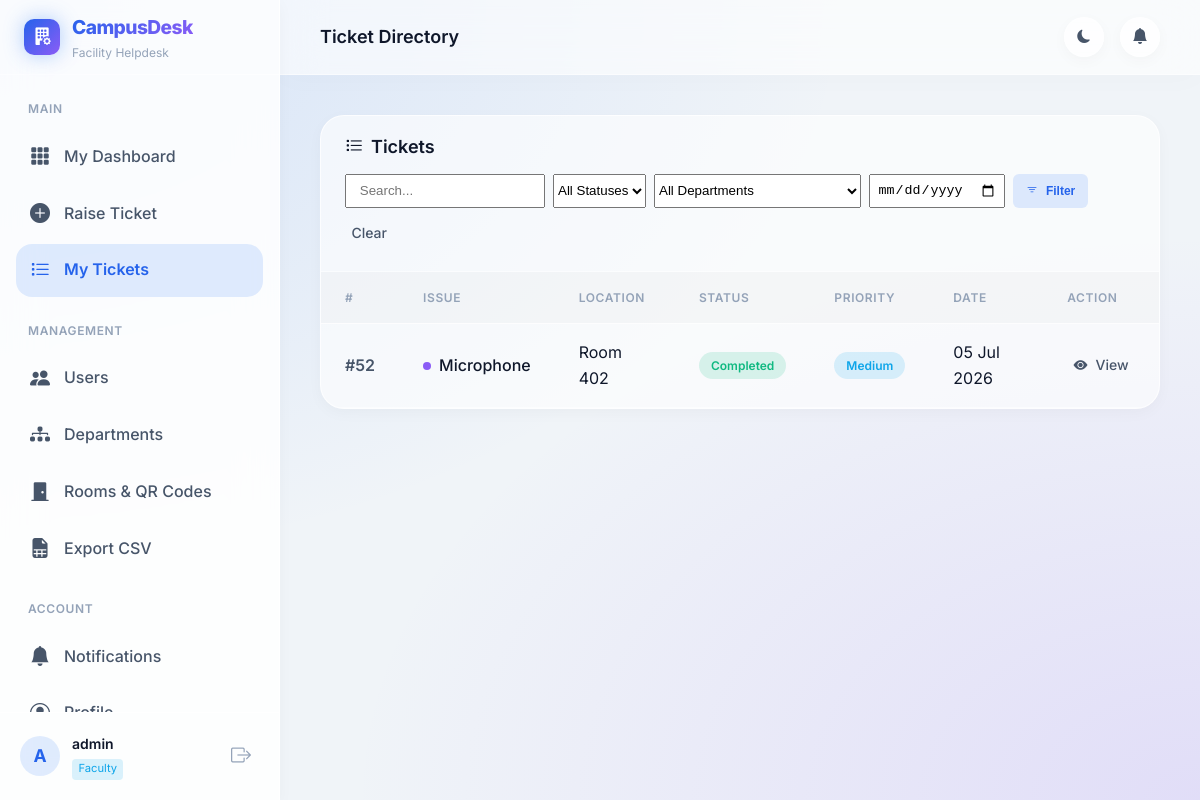
The app's page /tickets/list/ (signed in), older data.
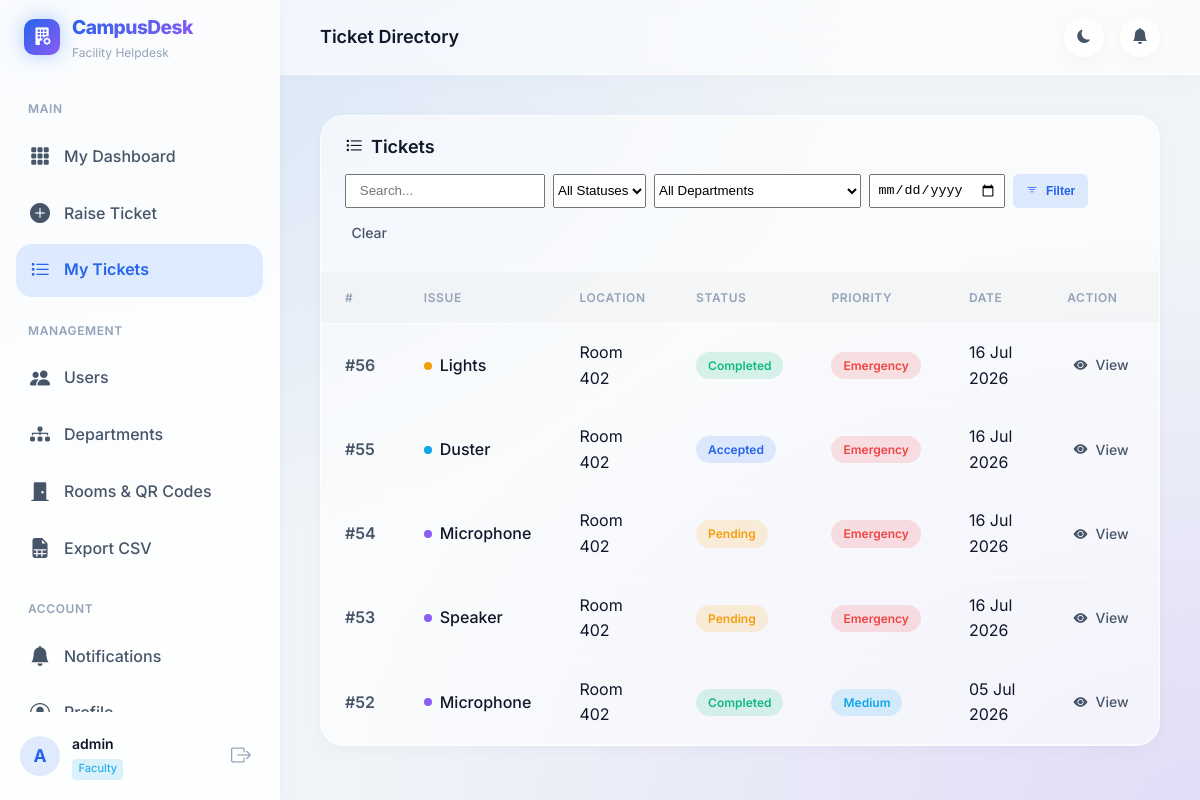
The same page, newer data.
### accounts/models.py (models this page shows, shortened)
class CustomUser(AbstractUser):
    ROLE_CHOICES = (
        ('ADMIN', 'Admin'),
        ('FACULTY', 'Faculty'),
        ('ATTENDER', 'Attender'),
    )
    role = models.CharField(max_length=15, choices=ROLE_CHOICES, default='FACULTY')
    phone_number = models.CharField(max_length=15, blank=True, null=True)
    department = models.ForeignKey(
        'tickets.Department',
        on_delete=models.SET_NULL,
        null=True,
        blank=True,
        related_name='users'
    )
    @property
    def is_admin_role(self):
        return self.role == 'ADMIN' or self.is_superuser

### tickets/models.py (models this page shows, shortened)
class Ticket(models.Model):
    CATEGORY_CHOICES = (
        ('SUPPLIES', 'Classroom Supplies'),
        ('TECHNICAL', 'Technical Issues'),
        ('MAINTENANCE', 'Maintenance'),
    )
    SUB_CATEGORY_CHOICES = (
        ('Chalk', 'Chalk'),
        ('Duster', 'Duster'),
        ('Marker', 'Marker'),
        ('White Paper', 'White Paper'),
        ('Projector', 'Projector'),
        ('Microphone', 'Microphone'),
        ('Speaker', 'Speaker'),
        ('Smart Board', 'Smart Board'),
        ('Computer', 'Computer'),
        ('Internet', 'Internet'),
        ('Fan', 'Fan'),
        ('Lights', 'Lights'),
        ('Door', 'Door'),
        ('Bench', 'Bench'),
        ('Water Leakage', 'Water Leakage'),
    )
    PRIORITY_CHOICES = (
        ('LOW', 'Low'),
        ('MEDIUM', 'Medium'),
        ('HIGH', 'High'),
        ('EMERGENCY', 'Emergency'),
    )
    STATUS_CHOICES = (
        ('PENDING', 'Pending'),
        ('ACCEPTED', 'Accepted'),
        ('IN_PROGRESS', 'In Progress'),
        ('COMPLETED', 'Completed'),
        ('CANCELLED', 'Cancelled'),
    )
    faculty = models.ForeignKey(
        settings.AUTH_USER_MODEL,
        on_delete=models.CASCADE,
        related_name='raised_tickets'
    )
    attender = models.ForeignKey(
        settings.AUTH_USER_MODEL,
        on_delete=models.SET_NULL,
        null=True,
        blank=True,
        related_name='assigned_tickets'
    )
    room = models.ForeignKey(Room, on_delete=models.CASCADE, related_name='tickets')
    category = models.CharField(max_length=20, choices=CATEGORY_CHOICES)
    sub_category = models.CharField(max_length=50, choices=SUB_CATEGORY_CHOICES)
    priority = models.CharField(max_length=15, choices=PRIORITY_CHOICES, default='MEDIUM')
    status = models.CharField(max_length=15, choices=STATUS_CHOICES, default='PENDING')
    description = models.TextField(blank=True, null=True)
    created_at = models.DateTimeField(auto_now_add=True)
    accepted_at = models.DateTimeField(null=True, blank=True)
    completed_at = models.DateTimeField(null=True, blank=True)
    updated_at = models.DateTimeField(auto_now=True)
    class Meta:
        ordering = ['-created_at']

class Room(models.Model):
    room_number = models.CharField(max_length=50, unique=True)
    floor = models.CharField(max_length=50)
    department = models.ForeignKey(Department, on_delete=models.CASCADE, related_name='rooms')
    qr_code = models.ImageField(upload_to='qr_codes/', blank=True, null=True)

### tickets/views.py (the view)
# urls.py: path('list/', views.ticket_list, name='ticket_list'),
@login_required
def ticket_list(request):
    queryset = Ticket.objects.all()
    if request.user.role == 'FACULTY':
        queryset = queryset.filter(faculty=request.user)
    elif request.user.role == 'ATTENDER':
        queryset = queryset.filter(Q(attender=request.user) | Q(status='PENDING', room__department=request.user.department))
    search_query = request.GET.get('search', '')
    status_filter = request.GET.get('status', '')
    dept_filter = request.GET.get('department', '')
    priority_filter = request.GET.get('priority', '')
    date_filter = request.GET.get('date', '')
    if search_query:
        queryset = queryset.filter(
            Q(description__icontains=search_query) |
            Q(room__room_number__icontains=search_query) |
            Q(sub_category__icontains=search_query)
        )
    if status_filter:
        queryset = queryset.filter(status=status_filter)
    if dept_filter:
        queryset = queryset.filter(room__department_id=dept_filter)
    if priority_filter:
        queryset = queryset.filter(priority=priority_filter)
    if date_filter:
        queryset = queryset.filter(created_at__date=date_filter)
    queryset = queryset.order_by('-created_at')
    paginator = Paginator(queryset, 10)
    page_number = request.GET.get('page')
    page_obj = paginator.get_page(page_number)
    departments = Department.objects.all()
    return render(request, 'tickets/ticket_list.html', {
        'page_obj': page_obj,
        'departments': departments,
        'search_query': search_query,
        'status_filter': status_filter,
        'dept_filter': dept_filter,
        'priority_filter': priority_filter,
        'date_filter': date_filter,
        'status_choices': Ticket.STATUS_CHOICES,
        'priority_choices': Ticket.PRIORITY_CHOICES,
    })

### templates/tickets/ticket_list.html (shortened to what this page needs)
{% extends 'base_dashboard.html' %}
{% block nav_list %}active{% endblock %}
{% block page_title %}Ticket Directory{% endblock %}
{% block content %}
<div class="card card-lg">
    <div class="card-header" style="flex-wrap: wrap; gap: 1rem;">
        <h2 class="card-title"><i class="bi bi-list-task"></i> Tickets</h2>
        <form method="get" class="filter-inline" style="display: flex; gap: 0.5rem; flex-wrap: wrap;">
            <input type="text" name="search" class="form-control" placeholder="Search..." value="{{ search_query }}" style="width: 200px; padding: 0.4rem 0.8rem;">
            <select name="status" class="form-select-sm">
                <option value="">All Statuses</option>
            </select>
            <select name="department" class="form-select-sm">
                <option value="">All Departments</option>
            </select>
            <input type="date" name="date" class="form-control" value="{{ date_filter }}" style="width: auto; padding: 0.4rem;">
            <button type="submit" class="btn btn-primary-sm"><i class="bi bi-filter"></i> Filter</button>
            <a href="?" class="btn btn-ghost-sm">Clear</a>
        </form>
    </div>
    <div class="card-body p-0">
        <div class="table-responsive">
            <table class="data-table">
                <thead>
                    <tr>
                        <th>#</th>
                        <th>Issue</th>
                        <th>Location</th>
                        <th>Status</th>
                        <th>Priority</th>
                        <th>Date</th>
                        <th>Action</th>
                    </tr>
                </thead>
                <tbody>
                    {% for ticket in page_obj %}
                    <tr class="table-row-animate">
                        <td><a href="{% url 'tickets:ticket_detail' ticket.id %}" class="ticket-id">#{{ ticket.id }}</a></td>
                        <td>
                            <div class="ticket-category">
                                <span class="category-dot cat-{{ ticket.category|lower }}"></span>
                                {{ ticket.sub_category }}
                            </div>
                        </td>
                        <td>Room {{ ticket.room.room_number }}</td>
                        <td><span class="status-badge status-{{ ticket.status|lower }}">{{ ticket.get_status_display }}</span></td>
                        <td><span class="priority-badge priority-{{ ticket.priority|lower }}">{{ ticket.get_priority_display }}</span></td>
                        <td>{{ ticket.created_at|date:"d M Y" }}</td>
                        <td>
                            <a href="{% url 'tickets:ticket_detail' ticket.id %}" class="btn btn-ghost-sm"><i class="bi bi-eye-fill"></i> View</a>
                        </td>
                    </tr>
                    {% endfor %}
                </tbody>
            </table>
        </div>
    </div>
</div>
{% endblock %}

### templates/base_dashboard.html (shortened to what this page needs)
{% load static %}
<!DOCTYPE html>
<html lang="en" data-theme="dark">
<head>
    <link rel="stylesheet" href="https://cdn.jsdelivr.net/npm/bootstrap-icons@1.11.3/font/bootstrap-icons.min.css">
    <link rel="stylesheet" href="{% static 'css/dashboard.css' %}">
</head>
<body>
<aside class="sidebar" id="sidebar">
    <div class="sidebar-brand">
        <div class="brand-icon">
            <i class="bi bi-building-fill-gear"></i>
        </div>
        <div class="brand-text">
            <span class="brand-name">CampusDesk</span>
            <span class="brand-tagline">Facility Helpdesk</span>
        </div>
    </div>
    <nav class="sidebar-nav">
        <div class="nav-section">
            <span class="nav-section-label">Main</span>
            {% if user.role == 'FACULTY' %}
            <a href="{% url 'dashboard:faculty_dashboard' %}" class="nav-item {% block nav_faculty %}{% endblock %}">
                <i class="bi bi-grid-3x3-gap-fill nav-icon"></i>
                <span>My Dashboard</span>
            </a>
            <a href="{% url 'tickets:raise_ticket' %}" class="nav-item {% block nav_raise %}{% endblock %}">
                <i class="bi bi-plus-circle-fill nav-icon"></i>
                <span>Raise Ticket</span>
            </a>
            <a href="{% url 'tickets:ticket_list' %}" class="nav-item {% block nav_list %}{% endblock %}">
                <i class="bi bi-list-task nav-icon"></i>
                <span>My Tickets</span>
            </a>
            {% endif %}
        </div>
        {% if user.is_admin_role %}
        <div class="nav-section">
            <span class="nav-section-label">Management</span>
            <a href="{% url 'accounts:manage_users' %}" class="nav-item {% block nav_users %}{% endblock %}">
                <i class="bi bi-people-fill nav-icon"></i>
                <span>Users</span>
            </a>
            <a href="{% url 'tickets:manage_departments' %}" class="nav-item {% block nav_depts %}{% endblock %}">
                <i class="bi bi-diagram-3-fill nav-icon"></i>
                <span>Departments</span>
            </a>
            <a href="{% url 'tickets:manage_rooms' %}" class="nav-item {% block nav_rooms %}{% endblock %}">
                <i class="bi bi-door-closed-fill nav-icon"></i>
                <span>Rooms & QR Codes</span>
            </a>
            <a href="{% url 'dashboard:export_tickets' %}" class="nav-item">
                <i class="bi bi-file-earmark-spreadsheet-fill nav-icon"></i>
                <span>Export CSV</span>
            </a>
        </div>
        {% endif %}
        <div class="nav-section">
            <span class="nav-section-label">Account</span>
            <a href="{% url 'dashboard:notifications' %}" class="nav-item {% block nav_notifs %}{% endblock %}">
                <i class="bi bi-bell-fill nav-icon"></i>
                <span>Notifications</span>
            </a>
            <a href="{% url 'accounts:profile' %}" class="nav-item {% block nav_profile %}{% endblock %}">
                <i class="bi bi-person-circle nav-icon"></i>
                <span>Profile</span>
            </a>
        </div>
    </nav>
    <div class="sidebar-footer">
        <div class="user-info">
            <div class="user-avatar">{{ user.username|first|upper }}</div>
            <div class="user-details">
                <span class="user-name">{{ user.username }}</span>
                <span class="user-role role-badge role-{{ user.role|lower }}">{{ user.get_role_display }}</span>
            </div>
        </div>
        <form method="post" action="{% url 'accounts:logout' %}">
            <button type="submit" class="logout-btn" title="Logout">
                <i class="bi bi-box-arrow-right"></i>
            </button>
        </form>
    </div>
</aside>
<div class="main-wrapper">
    <header class="topbar">
        <div class="topbar-title">
            {% block page_title %}Dashboard{% endblock %}
        </div>
        <div class="topbar-actions">
            <button class="icon-btn" id="themeToggle" title="Toggle theme">
                <i class="bi bi-moon-fill" id="themeIcon"></i>
            </button>
            <a href="{% url 'dashboard:notifications' %}" class="icon-btn notif-btn" title="Notifications">
                <i class="bi bi-bell-fill"></i>
            </a>
        </div>
    </header>
    <main class="main-content">
        {% block content %}{% endblock %}
    </main>
</div>
</body>
</html>

Row changes from the older to the newer data that the page shows:
added Ticket: id "56", sub_category "Lights", room.room_number "402", status "Completed", priority "Emergency", created_at "16 Jul 2026"
added Ticket: id "55", sub_category "Duster", room.room_number "402", status "Accepted", priority "Emergency", created_at "16 Jul 2026"
added Ticket: id "54", sub_category "Microphone", room.room_number "402", status "Pending", priority "Emergency", created_at "16 Jul 2026"
added Ticket: id "53", sub_category "Speaker", room.room_number "402", status "Pending", priority "Emergency", created_at "16 Jul 2026"
